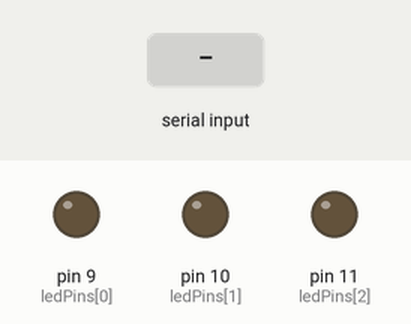
This sketch was run on a simulated Arduino Uno, built with avr-gcc and run on an emulated ATmega328P. Parts: output pins drawn as LEDs (lit = HIGH). The test bench sets the inputs (shaded band).

Above: at 1.2 s.
1.3 s: "30:150\n" received over Serial
At 2.1 s:
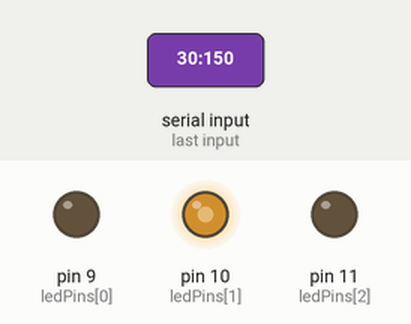
Timing chart, 0 to 4.3 s (numbered marks = the images above; inputs shaded):
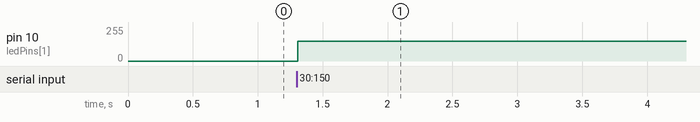

The sketch:

LED_Brightness_Multictrl_using_AI.ino
```cpp
int ledPins[] = {9, 10, 11};
int brightness[3] = {0, 0, 0};

void setup() {
  for (int i = 0; i < 3; i++) {
    pinMode(ledPins[i], OUTPUT);
  }
  Serial.begin(9600);
}

void loop() {
  if (Serial.available()) {
    String input = Serial.readStringUntil('\n');
    int sep = input.indexOf(':');
    if (sep != -1) {
      int pin = input.substring(0, sep).toInt();
      int val = input.substring(sep + 1).toInt();
      analogWrite(pin, val);
    }
  }
}
```

Measured:
- after the input at 1.3 s, pin 10 (ledPins[1]): 0/255 → 150/255 at once
